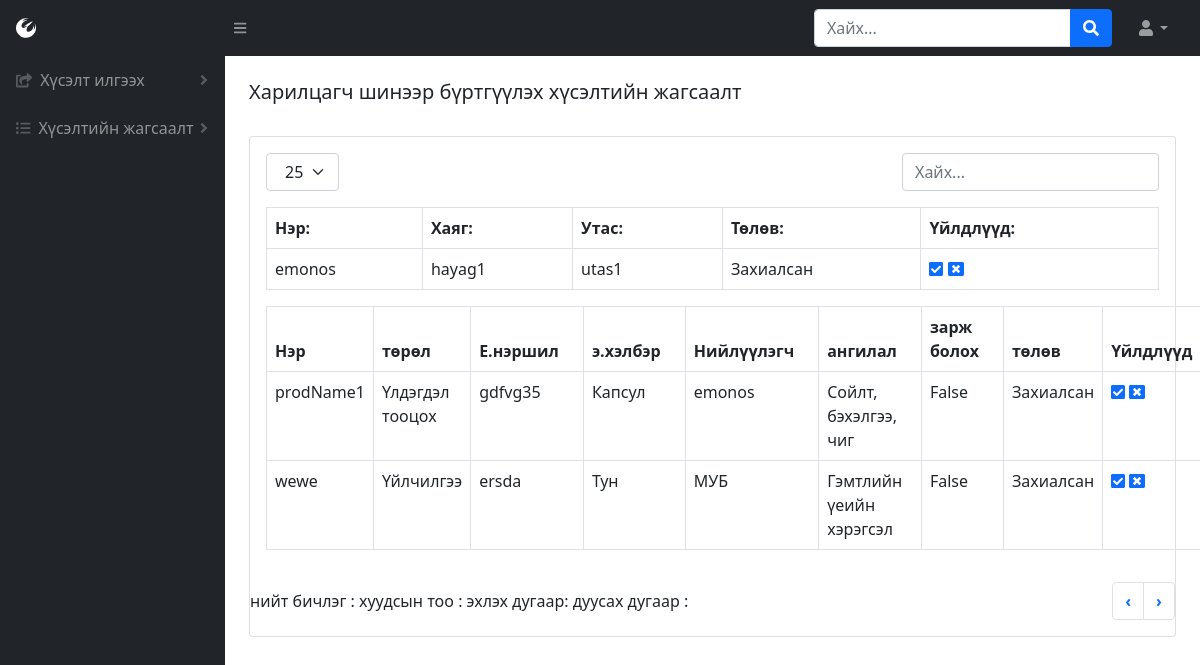
The app's page /reqCom-list (signed in), older data.
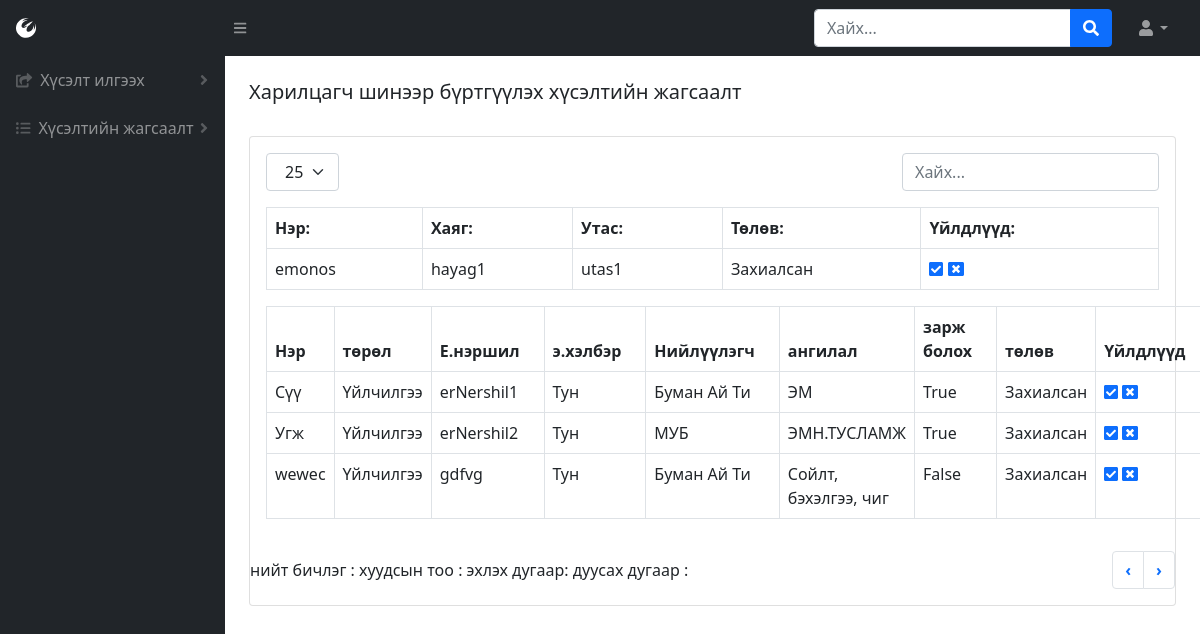
The same page, newer data.
### BMweb/models.py (models this page shows, shortened)
class Company(models.Model):
    comName = models.CharField(max_length=300, verbose_name=_("Компаний нэр"))
    hayag = models.CharField(max_length=1000, verbose_name=_("Компаний хаяг"))
    phone = models.CharField(max_length=30, verbose_name=_("Компаний утас"))
    thumbimage = models.ImageField(
        upload_to="media/productthumb/", blank = True, null=True,  verbose_name=_("Зураг")
    )
    comState = models.ForeignKey(State, on_delete=CASCADE, verbose_name=_("Төлөв"))
    class Meta:
        verbose_name = _("Компани")
        verbose_name_plural = _("Компани")

class State(models.Model):
    stateName = models.CharField(max_length=300, verbose_name=_("Төлөвийн нэр"))
    class Meta:
        verbose_name = _("Барааны төлөв")
        verbose_name_plural = _("Барааны төлөв")
    def __str__(self):
        return self.stateName

class Product(models.Model):
    prodName = models.CharField(max_length=300, verbose_name=_("Барааны нэр"))
    prodName_en = models.CharField(max_length=300, verbose_name=_("Барааны нэр англи"))
    brand = models.ForeignKey(ProdBrand, related_name='brands',on_delete=models.CASCADE, verbose_name=_("Брэнд нэр"))
    zCode = models.CharField(max_length=300, null=True, blank=True, verbose_name=_("Зураасан код"))
    prodType = models.ForeignKey(ProdType, related_name='products',on_delete=models.CASCADE, verbose_name=_("Төрлийн нэр"))
    zzCode = models.IntegerField(null=True, blank=True, verbose_name=_("Нэмэлт зураасан код"))
    price = models.DecimalField(max_digits=16, decimal_places=2, verbose_name=_("Үнэ"))
    hemNegj = models.ForeignKey(HemNegj, related_name='hemNegj', on_delete=models.CASCADE,verbose_name=_("Хэмжих нэгж"))
    hudNegj = models.ForeignKey(HemNegj, related_name='hudNegj', on_delete=models.CASCADE, verbose_name=_("Худалдан авалтын нэгж"))
    company = models.ManyToManyField(Company,related_name='products',verbose_name=_("Компани"))
    erNershil = models.CharField(max_length=300, verbose_name=_("Ерөнхий нэршил"))
    emHelber = models.ForeignKey(EmHelber, on_delete=models.CASCADE,verbose_name=_("Эмийн хэлбэр"))
    paiz = models.ForeignKey(Paiz, on_delete=models.CASCADE,verbose_name=_("Пайз"))
    uildwerlegch = models.ForeignKey(Manufacturer, on_delete=models.CASCADE, verbose_name=_("Үйлдвэрлэгч"))
    uNiiluulegch = models.ForeignKey(Niiluulegch, on_delete=models.CASCADE, verbose_name=_("Үндсэн нийлүүлэгч"))
    category = models.ForeignKey(Category,related_name='categories', on_delete=models.CASCADE, verbose_name=_("Ангилал"))
    borBoloh = models.BooleanField(verbose_name=_("Борлуулж болох эсэх"),default=False)
    hudAwch = models.BooleanField(verbose_name=_("Худалдан авч болох эсэх"),default=False)
    zarBoloh = models.BooleanField(verbose_name=_("Зарлагдаж болох эсэх"),default=False)
    pos = models.BooleanField(verbose_name=_("Посоор зарж болох эсэх"),default=False)
    posCat = models.ForeignKey(PosCategory,related_name='categories', on_delete=models.CASCADE, verbose_name=_("Посын ангилал"))
    thumbimage = models.ImageField(
        upload_to="media/productthumb/", blank = True, null=True,  verbose_name=_("Зураг")
    )
    hutlult = models.ForeignKey(Hutlult, on_delete=models.CASCADE,verbose_name=_("Хөтлөлт"))
    state = models.ForeignKey(State,related_name='products', on_delete=models.CASCADE, verbose_name=_("Төлөв"))
    class Meta:
        verbose_name = _("Бараа")
        verbose_name_plural = _("Бараа")

class ProdType(models.Model):
    typeName = models.CharField(max_length=300, verbose_name=_("Төрлийн нэр"))
    class Meta:
        verbose_name = _("Барааны төрөл")
        verbose_name_plural = _("Барааны төрөл")
    def __str__(self):
        return self.typeName

class EmHelber(models.Model):
    emHelberName = models.CharField(max_length=300,verbose_name=_("Эмийн хэлбэрийн нэр"))
    class Meta:
        verbose_name = _("Эмийн хэлбэр")
        verbose_name_plural = _("Эмийн хэлбэр")
    def __str__(self):
        return self.emHelberName

class Niiluulegch(models.Model):
    niiName = models.CharField(max_length=300,verbose_name=_("Нийлүүлэгчийн нэр"))
    class Meta:
        verbose_name = ("Нийлүүлэгч")
        verbose_name_plural = ("Нийлүүлэгч")
    def __str__(self):
        return self.niiName

class Category(models.Model):
    catName = models.CharField(max_length=300, verbose_name=_("Ангилалын нэр"))
    parent = models.IntegerField(null=True, blank=True, verbose_name=_("Эцэг ангилал"))
    class Meta:
        verbose_name = _("Ангилал")
        verbose_name_plural = _("Ангилал")
    def __str__(self):
        return self.catName

### BMweb/views.py (the view)
# urls.py: path('reqCom-list', views.reqComList),
def reqComList(request):
    if 'user_id' in request.session:
        c = Company.objects.all()
        p = Product.objects.all()
        h = Hereglegch.objects.get(pk=request.session['user_id'])
        return render(request,'requestList.html', {'user': h, 'companyList': c, 'productList': p})
    else:
        return redirect('/login')

### BMweb/models.py (called while the page is built)
    def __str__(self):
        return self.manName

    def __str__(self):
        return self.paizName

    def __str__(self):
        return self.hemNegjName

### BMweb/templates/requestList.html (shortened to what this page needs)
{% load static %}
<!DOCTYPE html>
<html lang="en">
    <head>
        <link href="https://cdn.jsdelivr.net/npm/simple-datatables@latest/dist/style.css" rel="stylesheet" />
        <link href="css/styles.css" rel="stylesheet" />
        <link href="{% static 'css/styles.css' %}" rel="stylesheet"/>
    </head>
    <body class="sb-nav-fixed">
        {% include "topNav.html" %}
        <div id="layoutSidenav">
            {% include "leftNav.html" %}
            <div id="layoutSidenav_content">
                {% include "comReqList.html" %}
            </div>
        </div>
    </body>
</html>

### BMweb/templates/comReqList.html (shortened to what the changed rows need)
<main>{% include "tabs.html" %}
    <div class="container-fluid px-4">
        <div class="card mb-4">
            <div class="card-body">
                <table id="datatablesSimple" class="dataTable-table">
                  <thead>
                      <tr>
                          <th data-sortable="" class="asc">
                              <a href="#" class="dataTable-sorter">Нэр:</a>
                          </th>
                          <th data-sortable="" class="asc">
                              <a href="#" class="dataTable-sorter">Хаяг:</a>
                          </th>
                          <th data-sortable="" class="asc">
                              <a href="#" class="dataTable-sorter">Утас:</a>
                          </th>
                          <th data-sortable="" class="asc">
                              <a href="#" class="dataTable-sorter">Төлөв:</a>
                          </th>
                          <th data-sortable="" class="asc">
                            <a href="#" class="dataTable-sorter">Үйлдлүүд:</a>
                        </th>
                      </tr>
                  </thead>
                    {% for h in companyList %}
                        {% if  h.comState_id == 1 %}
                            <tr>
                                <td>{{ h.comName }}</td>
                                <td>{{ h.hayag }}</td>
                                <td>{{ h.phone }}</td>
                                <td>{{ h.comState }}</td>
                                <td>
                                    <a href="/change-stateCom/{{h.id}}/3"><i class="fas fa-check-square"></i></a>
                                    <a href="/change-stateCom/{{h.id}}/2"><i class="fas fa-window-close"></i></a>
                                </td>
                            </tr>
                        {% endif %}
                    {% endfor %}
                </table>
                <table id="datatablesSimple" class="dataTable-table">
                    <thead>
                        <tr>
                            <th data-sortable="" class="asc">
                                <a href="#" class="dataTable-sorter">Нэр</a>
                            </th>
                            <th data-sortable="" class="asc">
                                <a href="#" class="dataTable-sorter">төрөл</a>
                            </th>
                            <th data-sortable="" class="asc">
                                <a href="#" class="dataTable-sorter">Е.нэршил</a>
                            </th>
                            <th data-sortable="" class="asc">
                                <a href="#" class="dataTable-sorter">э.хэлбэр</a>
                            </th>
                            <th data-sortable="" class="asc">
                                <a href="#" class="dataTable-sorter">Нийлүүлэгч</a>
                            </th>
                            <th data-sortable="" class="asc">
                                <a href="#" class="dataTable-sorter">ангилал</a>
                            </th>
                            <th data-sortable="" class="asc">
                                <a href="#" class="dataTable-sorter">зарж болох</a>
                            </th>
                            <th data-sortable="" class="asc">
                                <a href="#" class="dataTable-sorter">төлөв</a>
                            </th>
                            <th data-sortable="" class="asc">
                                <a href="#" class="dataTable-sorter">Үйлдлүүд</a>
                            </th>
                        </tr>
                    </thead>
                    {% for h in productList %}
                        {% if  h.state_id == 1 %}
                            <tr>
                                <td>{{ h.prodName }}</td>
                                <td>{{ h.prodType }}</td>
                                <td>{{ h.erNershil }}</td>
                                <td>{{ h.emHelber }}</td>
                                <td>{{ h.uNiiluulegch }}</td>
                                <td>{{ h.category }}</td>
                                <td>{{ h.zarBoloh }}</td>
                                <td>{{ h.state }}</td>
                                <td>
                                <a href="/change-stateProd/{{h.id}}/3"><i class="fas fa-check-square"></i></a>
                                <a href="/change-stateProd/{{h.id}}/2"><i class="fas fa-window-close"></i></a>
                                </td>
                            </tr>
                        {% endif %}
                {% endfor %}
                </table>
            </div>
        </div>
    </div>
</main>

Row changes from the older to the newer data that the page shows:
removed Product: prodName "prodName1", prodType "Үлдэгдэл тооцох", erNershil "gdfvg35", emHelber "Капсул", uNiiluulegch "emonos", category "Сойлт, бэхэлгээ, чиг", zarBoloh "False", state "Захиалсан"
added Product: prodName "Сүү", prodType "Үйлчилгээ", erNershil "erNershil1", emHelber "Тун", uNiiluulegch "Буман Ай Ти", category "ЭМ", zarBoloh "True", state "Захиалсан"
added Product: prodName "Угж", prodType "Үйлчилгээ", erNershil "erNershil2", emHelber "Тун", uNiiluulegch "МУБ", category "ЭМН.ТУСЛАМЖ", zarBoloh "True", state "Захиалсан"
changed Product "False": prodName "wewe" → "weweс"; erNershil "ersda" → "gdfvg"; uNiiluulegch "МУБ" → "Буман Ай Ти"; category "Гэмтлийн үеийн хэрэгсэл" → "Сойлт, бэхэлгээ, чиг"
